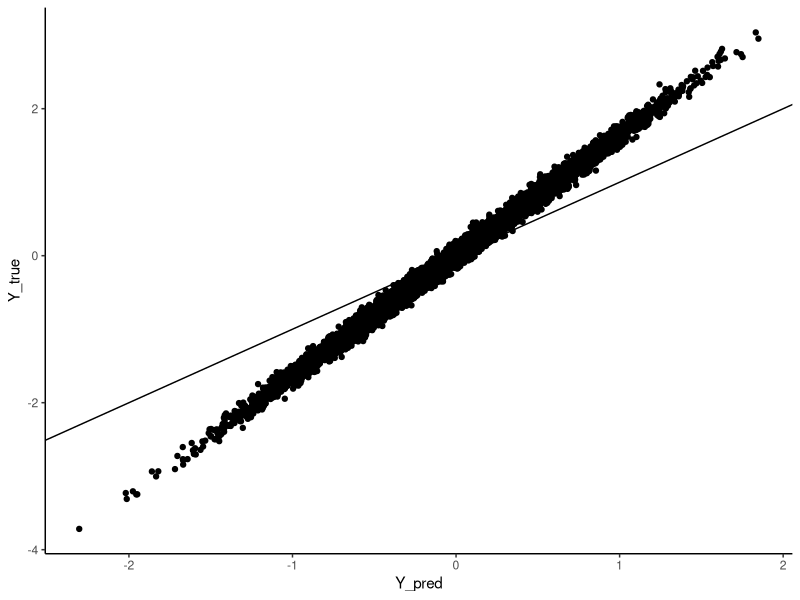

This chart was generated by the following R code:
library(mvtnorm)
library(ggplot2)
library(dplyr)

ro = .3
beta_true <- matrix(c(1/sqrt(3),-1/sqrt(3),1/sqrt(3)), ncol = 1)
sigma=matrix(c(1,0,0,0,1,ro,0,ro,1), ncol = 3)
x <- rmvnorm(10000, mean = rep(0,3), sigma = sigma)

subset_bias_square <- function(x, beta_true) {
  return((-.3333*x[1]*beta_true[1,1] +
            x[2]*(-.3333*beta_true[2,1] + ro*.5*beta_true[3,1]) +
            x[3]*(-.3333*beta_true[3,1] + ro*.5*beta_true[2,1]) )**2)
}

evaled <- (apply(x, MARGIN = 1, function(k){return(subset_bias_square(k,beta_true))}))
mean(evaled)

reg_func <- function(x, beta_true) {
  return(.6666*(x[1]*beta_true[1,1] +
                x[2]*(beta_true[2,1] + ro*.5*beta_true[3,1]) +
                x[3]*(beta_true[3,1] + ro*.5*beta_true[2,1])))
}

# Now get bias corrected preds
y_reg <- (apply(x, MARGIN = 1, function(k){return(reg_func(k,beta_true))}))
y_true <- (x %*% beta_true)[,1]

print(lm(y_true ~., data.frame(y_true = y_true, x)))

hat_rand <- matrix(.66666*c(beta_true[1,1], beta_true[2,1] + ro*.5*beta_true[3,1], beta_true[3,1] + ro*.5*beta_true[2,1]), ncol = 1)
print(cov(beta_true, hat_rand)/ var(hat_rand))

print(lm(y_true ~., data = data.frame(y_reg, y_true)))
correct_factor <- unname(lm(y_true ~., data = data.frame(y_reg, y_true))$coefficients[2])

cov(y_reg, y_true)/var(y_reg)


print("Ensemble bias")
mean(evaled)
print("Ensemble corrected bias")
print(mean((correct_factor*y_reg - y_true)**2))


data.frame(Y_pred = y_reg, Y_true = y_true) %>%
  ggplot(aes(x = Y_pred, y = Y_true))+
  geom_point()+
  theme_classic()+
  geom_abline(slope = 1, intercept = c(0,0))


# Check that this is the right slope
(t(hat_rand) %*% sigma %*% beta_true) / (t(hat_rand) %*% sigma %*% hat_rand)

